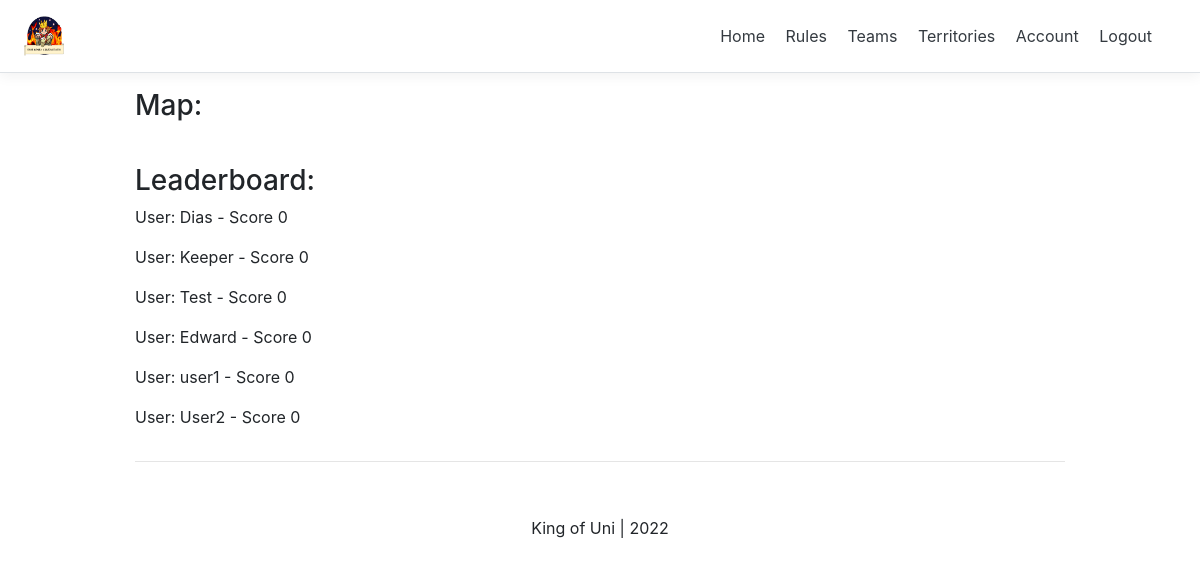
/ (signed in), run on an earlier commit of the app's database.
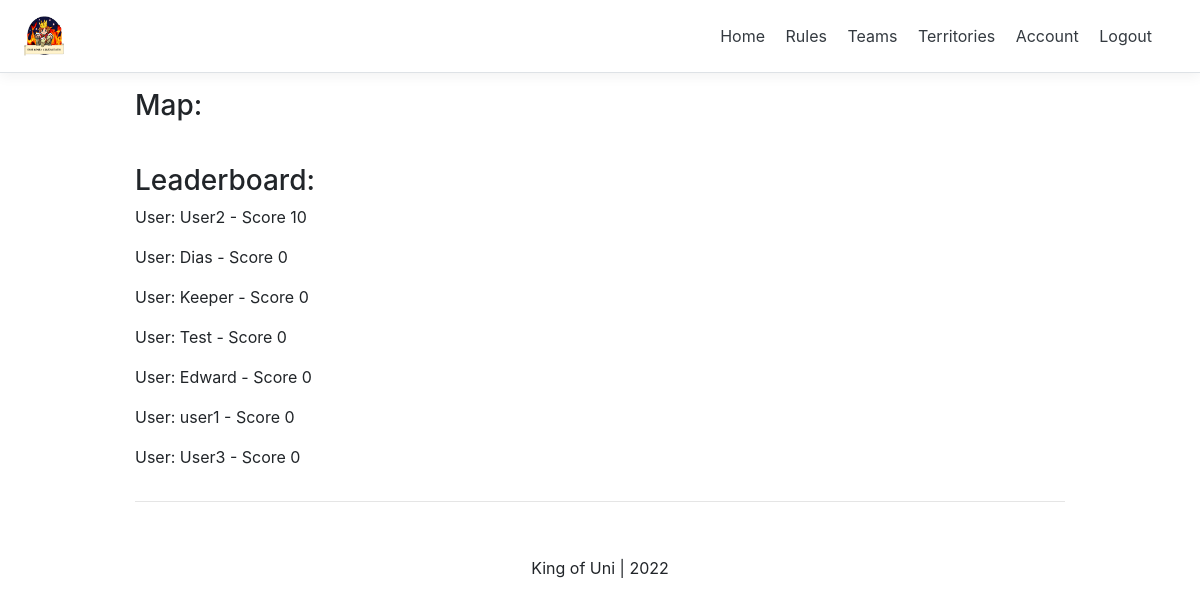
And on a later commit of the database.
### account/models.py (models this page shows, shortened)
class Account(AbstractBaseUser):
    email                   = models.EmailField(verbose_name="email", max_length=60, unique=True, validators=[validate_email])
    username                = models.CharField(max_length=30, unique=True)
    is_gameKeeper           = models.BooleanField(default=False)
    date_joined             = models.DateTimeField(verbose_name='date joined', auto_now_add=True)
    last_login              = models.DateTimeField(verbose_name='last login', auto_now_add=True)
    is_admin                = models.BooleanField(default=False)
    is_active               = models.BooleanField(default=True)
    is_staff                = models.BooleanField(default=False)
    is_superuser            = models.BooleanField(default=False)
    is_inTeam               = models.BooleanField(default=False)
    latitude 				= models.DecimalField(max_digits=20, decimal_places=15, default = 0, null=True, blank=True)
    longitude 				= models.DecimalField(max_digits=20, decimal_places=15, default = 0, null=True, blank=True)
    score                   = models.DecimalField(max_digits=7,decimal_places=0, default=0)
    belongs_to_group        = models.ForeignKey(Group, null=True, default=None, on_delete=models.SET_DEFAULT)
    USERNAME_FIELD = 'email'
    REQUIRED_FIELDS = ['username', ]
    objects = MyAccountManager()

### personal/views.py (the view)
# urls.py: path('', home_screen_view, name = "home"),
def home_screen_view(request):
    context = {}
    buildings = Building.objects.all()
    map = folium.Map(location = [50.738099451637, -3.53507522602482], zoom_start = 16)
    for building in buildings:
        if building.is_active:
            if not building.is_captured:
                folium.Marker(location = [building.latitude, building.longitude],
                            tooltip='Click for the name', popup=building.name + ' is not captured',
                            icon=folium.Icon(color='green',icon='info-sign')).add_to(map)
            else:
                folium.Marker(location = [building.latitude, building.longitude],
                tooltip='Click for the name', popup=building.name + ' is captured by "' + building.holder + '" team',
                icon=folium.Icon(color='red',icon='info-sign')).add_to(map)
    map = map._repr_html_()
    accounts = Account.objects.all().order_by('-score')
    context['accounts'] = accounts
    context['map'] = map
    return render(request, "personal/home.html", context)

### personal/templates/personal/home.html (shortened to what this page needs)
{% extends 'base.html' %}
{% load static %}
{% block content %}
<div class="container">
    <div class="d-flex flex-column">
        {% if request.user.is_authenticated %}
        <h3>Map: </h3>
        <h3>Leaderboard:</h3>
        <div class="row">
            {% for account in accounts %}
            <div class = "col-md-12">
                <p>User: {{account.username}} - Score {{account.score}}</p>
            </div>
            {% endfor %}
        </div>
        {% endif %}
{% endblock content %}

What changed in the data, as far as the page shows it:
changed Account "User2": score "0" → "10"; moves up the list
added Account: username "User3", score "0"
